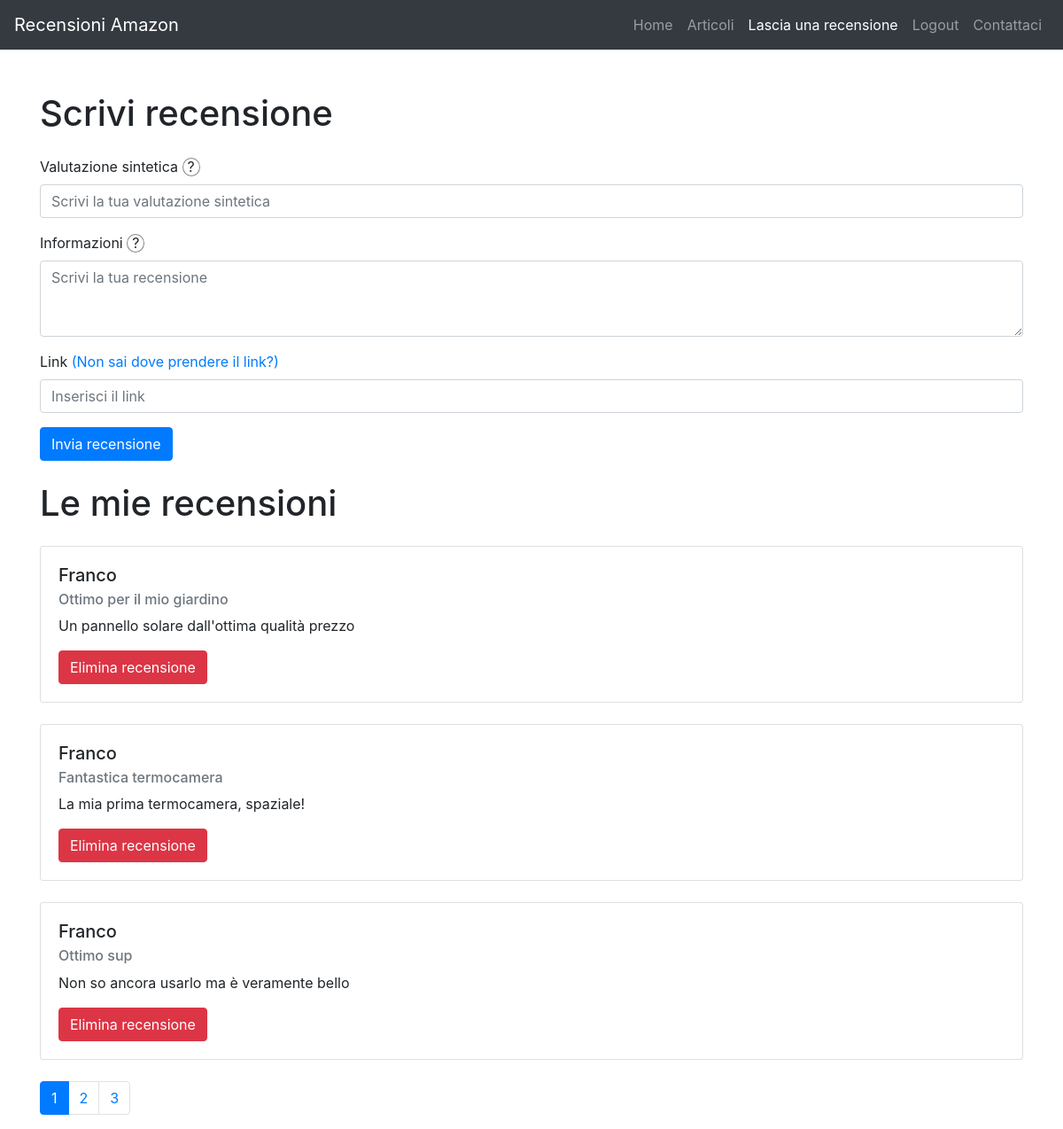
The page /scrivirecensione (signed in) on the database its author committed.
### tables this page shows
CREATE TABLE "recensioni" (
	"id"	INTEGER,
	"nome"	TEXT,
	"titolo"	TEXT,
	"info"	TEXT,
	"email_utente"	TEXT,
	"link"	TEXT,
	"articolo_id"	INTEGER COLLATE RTRIM,
	"valutazione"	INTEGER,
	FOREIGN KEY("email_utente") REFERENCES "utenti"("email"),
	FOREIGN KEY("articolo_id") REFERENCES "articoli"("id"),
	PRIMARY KEY("id" AUTOINCREMENT)
);

### CONTROLLER/controller.py (the view)
@controller.route("/scrivirecensione", defaults={'page': 1})
@controller.route("/scrivirecensione/page/<int:page>")
def scrivirecensione(page):
    if not session.get('logged_in'):
        flash('Effettua il login per accedere alla pagina.')
        return redirect(url_for('controller.loginpage'))
    email_utente = session.get('email')
    total_reviews = Review.count_reviews_by_email(g.db, email_utente)
    total_pages = math.ceil(total_reviews / ITEMS_PER_PAGE)
    reviews = Review.get_reviews_by_email_paged(g.db, email_utente, page, ITEMS_PER_PAGE)
    return render_template("recensioniscrivi.html", reviews=reviews, current_page=page, total_pages=total_pages)

### MODEL/models.py (called while the page is built)
    @staticmethod
    def count_reviews_by_email(db, email):
        cursor = db.cursor()
        try:
            cursor.execute("SELECT COUNT(id) FROM recensioni WHERE email_utente = ?", (email,))
            count = cursor.fetchone()[0]
            return count
        finally:
            cursor.close()

    @staticmethod
    def get_reviews_by_email_paged(db, email, page, limit):
        offset = (page - 1) * limit
        cursor = db.cursor()
        try:
            cursor.execute("SELECT * FROM recensioni WHERE email_utente = ? ORDER BY id DESC LIMIT ? OFFSET ?", (email, limit, offset))
            reviews_data = cursor.fetchall()
            reviews = []
            for review_data in reviews_data:
                review = Review(*review_data[0:8])
                reviews.append(review)
            return reviews
        finally:
            cursor.close()

### app.py (called while the page is built)
def get_db():
    db = getattr(g, '_database', None)
    if db is None:
        db = g._database = sqlite3.connect('database.db', check_same_thread=False)
    return db

@app.before_request
def before_request():
    g.db = get_db()

@app.teardown_request
def teardown_request(exception):
    db = getattr(g, '_database', None)
    if db is not None:
        db.close()
        g._database = None

### templates/recensioniscrivi.html (shortened to what this page needs)
<!DOCTYPE html>
<html lang="en">
<head>
  <link rel="stylesheet" href="https://stackpath.bootstrapcdn.com/bootstrap/4.5.2/css/bootstrap.min.css">
</head>
<body>
<nav class="navbar navbar-expand-lg navbar-dark bg-dark">
  <a class="navbar-brand" href="#">Recensioni Amazon</a>
  <div class="collapse navbar-collapse" id="navbarNav">
    <ul class="navbar-nav ml-auto">
      <li class="nav-item">
        <a class="nav-link" href="/">Home</a>
      </li>
      <li class="nav-item">
        <a class="nav-link" href="/articoli">Articoli</a>
      </li>
      <li class="nav-item">
        <a class="nav-link active" href="/scrivirecensione">Lascia una recensione</a>
      </li>
      {% if not session.logged_in %}
      <li class="nav-item">
        <a class="nav-link" href="/loginpage">Accedi</a>
      </li>
      <li class="nav-item">
        <a class="nav-link" href="/registrati">Registrati</a>
      </li>
      {% else %}
      <li class="nav-item">
        <a class="nav-link" href="/logout">Logout</a>
      </li>
      {% endif %}
      <li class="nav-item">
        <a class="nav-link" href="/contattaci">Contattaci</a>
      </li>
    </ul>
  </div>
</nav>
  <div class="container mt-5">
    <h1>Scrivi recensione</h1>
    {% if session.logged_in %}
<form action="{{ url_for('controller.immettirecensione') }}" method="POST" enctype="multipart/form-data" class="mt-4">
  <div class="form-group">
    <label for="titolo">Valutazione sintetica <span class="tooltip-icon">?
  </span></label>
    <input type="text" class="form-control" id="titolo" name="titolo" required placeholder="Scrivi la tua valutazione sintetica">
  </div>
  <div class="form-group">
    <label for="info">Informazioni <span class="tooltip-icon">?
  </span></label>
    <textarea class="form-control" id="info" name="info" rows="3" required placeholder="Scrivi la tua recensione"></textarea>
  </div>
  <div class="form-group">
    <label for="link">Link <a href="https://gifyu.com/image/S6SRh" id="linkHelp" target="_blank">(Non sai dove prendere il link?)</a></label>
    <input type="url" class="form-control" id="link" name="link" required placeholder="Inserisci il link">
  </div>
  <button type="submit" class="btn btn-primary">Invia recensione</button>
</form>
    {% else %}
    <p>Per scrivere una recensione, devi effettuare l'accesso.</p>
    <a href="/loginpage" class="btn btn-primary">Accedi</a>
    {% endif %}
<h1 class="mt-4">Le mie recensioni</h1>
{% for review in reviews %}
<div class="card mt-4">
  <div class="card-body">
    <h5 class="card-title">{{ review.nome }}</h5>
    <h6 class="card-subtitle mb-2 text-muted">{{ review.titolo }}</h6>
    <p class="card-text">{{ review.info }}</p>
    <form action="{{ url_for('controller.eliminarecensione', review_id=review.id) }}" method="POST">
      <button type="submit" class="btn btn-danger">Elimina recensione</button>
    </form>
  </div>
</div>
{% endfor %}
<div class="mt-4">
    <ul class="pagination">
        {% for page_num in range(1, total_pages+1) %}
            {% if page_num == current_page %}
                <li class="page-item active"><a class="page-link" href="#">{{ page_num }}</a></li>
            {% else %}
                <li class="page-item"><a class="page-link" href="{{ url_for('controller.scrivirecensione', page=page_num) }}">{{ page_num }}</a></li>
            {% endif %}
        {% endfor %}
    </ul>
</div>
</body>
</html>

### templates/recensioniscrivi.html (style rules this page uses)
.tooltip-icon { display: inline-block; position: relative; cursor: pointer; padding: 0 5px; border: 1px solid #888; border-radius: 50%; text-align: center; line-height: 1.2; }

### rows shown on the page
recensioni: nome "Franco", titolo "Ottimo per il mio giardino", info "Un pannello solare dall'ottima qualità prezzo"
recensioni: nome "Franco", titolo "Fantastica termocamera", info "La mia prima termocamera, spaziale!"
recensioni: nome "Franco", titolo "Ottimo sup", info "Non so ancora usarlo ma è veramente bello"

### other values the page prints
{{ page_num }} "1"
{{ page_num }} "2" "3"
